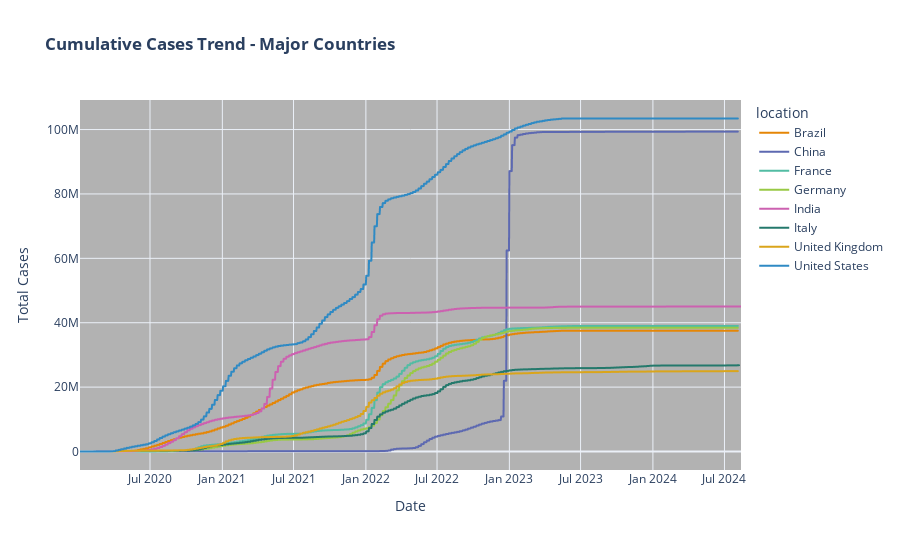

Notebook cell for this chart:
### Markdown cell above
### 📊 Visualization 5: Multi-Country Comparison - Cumulative Cases

### Code cell
top_countries = ['United States', 'India', 'Brazil', 'United Kingdom', 'Germany', 'France', 'China', 'Italy']
trend_df = df[df['location'].isin(top_countries)].copy()

fig = px.line(
    trend_df,
    x='date',
    y='total_cases',
    color='location',
    title='<b>Cumulative Cases Trend - Major Countries</b>',
    template='plotly_white',
    height=550,
    color_discrete_sequence=px.colors.qualitative.Vivid
)

fig.update_layout(
    hovermode='x unified',
    xaxis_title='Date',
    yaxis_title='Total Cases',
    plot_bgcolor='rgba(0,0,0,0.3)'
)

fig.show()

### Figure 1 — Plotly figure (JSON) as saved in the notebook; plotly's stock layout.template omitted (floating-point values rounded to 4 significant figures; data arrays with more than 128 entries replaced by an {"elided": "..."} marker saying what was removed)
{"data": [{"hovertemplate": "location=Brazil<br>date=%{x}<br>total_cases=%{y}<extra></extra>", "legendgroup": "Brazil", "line": {"color": "rgb(229, 134, 6)", "dash": "solid"}, "marker": {"symbol": "circle"}, "mode": "lines", "name": "Brazil", "showlegend": true, "type": "scattergl", "x": {"elided": "1674 str values"}, "xaxis": "x", "y": {"elided": "1674 float values"}, "yaxis": "y"}, {"hovertemplate": "location=China<br>date=%{x}<br>total_cases=%{y}<extra></extra>", "legendgroup": "China", "line": {"color": "rgb(93, 105, 177)", "dash": "solid"}, "marker": {"symbol": "circle"}, "mode": "lines", "name": "China", "showlegend": true, "type": "scattergl", "x": {"elided": "1674 str values"}, "xaxis": "x", "y": {"elided": "1674 float values"}, "yaxis": "y"}, {"hovertemplate": "location=France<br>date=%{x}<br>total_cases=%{y}<extra></extra>", "legendgroup": "France", "line": {"color": "rgb(82, 188, 163)", "dash": "solid"}, "marker": {"symbol": "circle"}, "mode": "lines", "name": "France", "showlegend": true, "type": "scattergl", "x": {"elided": "1674 str values"}, "xaxis": "x", "y": {"elided": "1674 float values"}, "yaxis": "y"}, {"hovertemplate": "location=Germany<br>date=%{x}<br>total_cases=%{y}<extra></extra>", "legendgroup": "Germany", "line": {"color": "rgb(153, 201, 69)", "dash": "solid"}, "marker": {"symbol": "circle"}, "mode": "lines", "name": "Germany", "showlegend": true, "type": "scattergl", "x": {"elided": "1674 str values"}, "xaxis": "x", "y": {"elided": "1674 float values"}, "yaxis": "y"}, {"hovertemplate": "location=India<br>date=%{x}<br>total_cases=%{y}<extra></extra>", "legendgroup": "India", "line": {"color": "rgb(204, 97, 176)", "dash": "solid"}, "marker": {"symbol": "circle"}, "mode": "lines", "name": "India", "showlegend": true, "type": "scattergl", "x": {"elided": "1682 str values"}, "xaxis": "x", "y": {"elided": "1682 float values"}, "yaxis": "y"}, {"hovertemplate": "location=Italy<br>date=%{x}<br>total_cases=%{y}<extra></extra>", "legendgroup": "Italy", "line": {"color": "rgb(36, 121, 108)", "dash": "solid"}, "marker": {"symbol": "circle"}, "mode": "lines", "name": "Italy", "showlegend": true, "type": "scattergl", "x": {"elided": "1677 str values"}, "xaxis": "x", "y": {"elided": "1677 float values"}, "yaxis": "y"}, {"hovertemplate": "location=United Kingdom<br>date=%{x}<br>total_cases=%{y}<extra></extra>", "legendgroup": "United Kingdom", "line": {"color": "rgb(218, 165, 27)", "dash": "solid"}, "marker": {"symbol": "circle"}, "mode": "lines", "name": "United Kingdom", "showlegend": true, "type": "scattergl", "x": {"elided": "1674 str values"}, "xaxis": "x", "y": {"elided": "1674 float values"}, "yaxis": "y"}, {"hovertemplate": "location=United States<br>date=%{x}<br>total_cases=%{y}<extra></extra>", "legendgroup": "United States", "line": {"color": "rgb(47, 138, 196)", "dash": "solid"}, "marker": {"symbol": "circle"}, "mode": "lines", "name": "United States", "showlegend": true, "type": "scattergl", "x": {"elided": "1674 str values"}, "xaxis": "x", "y": {"elided": "1674 float values"}, "yaxis": "y"}], "layout": {"height": 550, "hovermode": "x unified", "legend": {"title": {"text": "location"}, "tracegroupgap": 0}, "plot_bgcolor": "rgba(0,0,0,0.3)", "title": {"text": "<b>Cumulative Cases Trend - Major Countries</b>"}, "xaxis": {"anchor": "y", "domain": [0, 1], "title": {"text": "Date"}}, "yaxis": {"anchor": "x", "domain": [0, 1], "title": {"text": "Total Cases"}}}}
